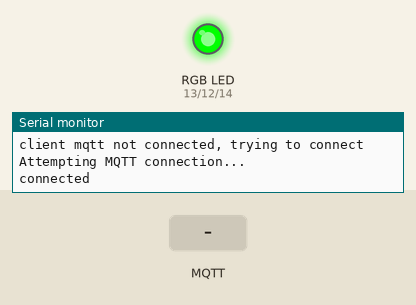
This sketch was run on a simulated ESP8266 (NodeMCU). Parts: an RGB LED mixed from three pins (HIGH = lit), the last lines printed to the serial monitor. The test bench sets the inputs (shaded band). WiFi joins after 1.5 s; servers stay silent unless stated; no MQTT or app messages arrive unless stated.

Above: at 5.2 s.
5.3 s: MQTT message "90" arrives on the first subscribed topic
At 16.9 s:
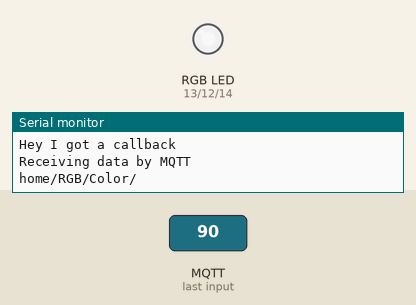
17.5 s: MQTT message "5" arrives on the first subscribed topic
At 17.9 s:
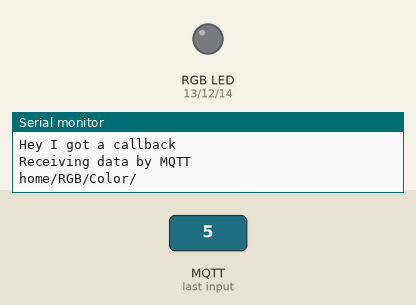
Timing chart, 0 to 20.5 s (numbered marks = the images above; inputs shaded):
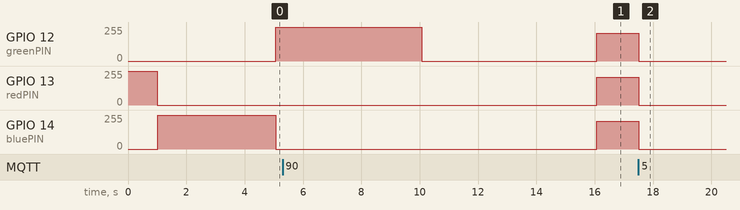

Measured:
- after the input at 5.3 s, GPIO 13 (redPIN), GPIO 14 (bluePIN): 0/255 → 208/255 after 10.8 s
- after the input at 17.5 s, GPIO 12 (greenPIN), GPIO 13 (redPIN), GPIO 14 (bluePIN): 208/255 → 0/255 at once

The sketch:

ESP_RGB.ino
```cpp
#include <ESP8266WiFi.h>
#include <PubSubClient.h>

// Update these with values suitable for your network.
#define wifi_ssid     "Internet SSID"
#define wifi_password "password123"
#define mqtt_server   "192.168.0.100"

// Debug on=1 / off=0
#define TRACE 1

#define PWM_VALUE 63
int gamma_table[PWM_VALUE+1] =
{
  0,    1,    1,    2,    4,    6,    9,    13,
  16,   21,   26,   31,   37,   44,   51,   58,
  66,   74,   84,   93,   103,  114,  125,  136,
  148,  161,  174,  188,  202,  217,  232,  248,
  264,  281,  298,  316,  334,  353,  372,  392,
  412,  433,  455,  477,  499,  522,  545,  569,
  594,  619,  644,  670,  697,  724,  752,  780,
  808,  837,  867,  897,  928,  959,  991,  1023
};

// RGB FET
#define redPIN   13 // D7
#define greenPIN 12 // D6
#define bluePIN  14 // D5

//adding this to bypass to problem of the arduino builder issue 50
void callback(char*topic, byte* payload,unsigned int length);
WiFiClient espClient;

// client parameters
PubSubClient client(mqtt_server, 1883, callback, espClient);

//MQTT last attemps reconnection number
long lastReconnectAttempt = 0;

// Flag to turn all LEDs on once after startup
boolean flag = true;

// Callback function, when the gateway receive an MQTT value on the topics subscribed this function is called
void callback(char* topic, byte* payload, unsigned int length) {
  // In order to republish this payload, a copy must be made
  // as the orignal payload buffer will be overwritten whilst
  // constructing the PUBLISH packet.
  trc("Hey I got a callback ");
  // Allocate the correct amount of memory for the payload copy
  byte* p = (byte*)malloc(length);
  // Copy the payload to the new buffer
  memcpy(p,payload,length);

  // Conversion to a printable string
  p[length] = '\0';
  String callbackstring = String((char *) p);
  String topicNameRec = String((char*) topic);

  //launch the function to treat received data
  receivingMQTT(topicNameRec,callbackstring);

  // Free the memory
  free(p);
}

void setup()
{
  //Launch serial for debugging purposes
  Serial.begin(9600);

  pinMode(redPIN,   OUTPUT);
  pinMode(greenPIN, OUTPUT);
  pinMode(bluePIN,  OUTPUT);

  analogWrite(redPIN,   1023);
  analogWrite(greenPIN, 0);
  analogWrite(bluePIN,  0);
  delay(1000);

  //Begining wifi connection
  setup_wifi();
  delay(1500);
  lastReconnectAttempt = 0;


}

void setup_wifi() {
  analogWrite(redPIN,   0);
  delay(20);
  // We start by connecting to a WiFi network
  trc("Connecting to ");
  trc(wifi_ssid);

  WiFi.begin(wifi_ssid, wifi_password);

  while (WiFi.status() != WL_CONNECTED) {
    analogWrite(bluePIN,   1023);
    delay(500);
    trc(".");
  }
  trc("WiFi connected");
}

boolean reconnect() {
  // Loop until we're reconnected
  while (!client.connected()) {
    trc("Attempting MQTT connection...");
    // Attempt to connect
    if (client.connect("WiFi_RGB")) {
    // Once connected, publish an announcement...
      client.publish("outTopic","hello world");
      trc("connected");
      analogWrite(redPIN,   0);
      analogWrite(greenPIN, 1023);
      analogWrite(bluePIN,   0);
      delay(5000);
      analogWrite(redPIN,   0);
      analogWrite(greenPIN, 0);
      analogWrite(bluePIN,   0);
    //Topic subscribed so as to get data
    String topicNameRec = String("home/RGB/Color/");
    //Subscribing to topic(s)
    subscribing(topicNameRec);
    } else {
      trc("failed, rc=");
      trc(String(client.state()));
      trc(" try again in 5 seconds");
      // Wait 5 seconds before retrying
      analogWrite(greenPIN, 0);
      analogWrite(redPIN,   1023);
      analogWrite(bluePIN,   0);
      delay(5000);
    }
  }
  return client.connected();
}

void loop()
{
  //MQTT client connection management
  if (!client.connected()) {
    long now = millis();
    if (now - lastReconnectAttempt > 5000) {
      lastReconnectAttempt = now;
      trc("client mqtt not connected, trying to connect");
      // Attempt to reconnect
      if (reconnect()) {
        lastReconnectAttempt = 0;
      }
    }
  } else {
    // MQTT loop
    if (flag == true){
      flag = false;
      delay(5000);
      analogWrite(greenPIN, 0);
      analogWrite(redPIN,   0);
      analogWrite(bluePIN,  0);
      delay(1000);
      analogWrite(greenPIN, 1023);
      analogWrite(redPIN,   1023);
      analogWrite(bluePIN,  1023);
    }
    client.loop();
  }
}

void subscribing(String topicNameRec){ // MQTT subscribing to topic
  char topicStrRec[26];
  topicNameRec.toCharArray(topicStrRec,26);
  // subscription to topic for receiving data
  boolean pubresult = client.subscribe(topicStrRec);
  if (pubresult) {
    trc("subscription OK to");
    trc(topicNameRec);
  }
}

void receivingMQTT(String topicNameRec, String callbackstring) {
  trc("Receiving data by MQTT");
  trc(topicNameRec);
  int c1 = callbackstring.indexOf(';');
  int c2 = callbackstring.indexOf(';',c1+1);

  int red = map(callbackstring.toInt(),0,100,0,PWM_VALUE);
  red = constrain(red,0,PWM_VALUE);
  int green = map(callbackstring.substring(c1+1,c2).toInt(),0,100,0,PWM_VALUE);
  green = constrain(green,0,PWM_VALUE);
  int blue = map(callbackstring.substring(c2+1).toInt(),0,100,0,PWM_VALUE);
  blue = constrain(blue,0,PWM_VALUE);

  red   = gamma_table[red];
  green = gamma_table[green];
  blue  = gamma_table[blue];


  analogWrite(redPIN,   red);
  analogWrite(greenPIN, green);
  analogWrite(bluePIN,  blue);
}

//send MQTT data dataStr to topic topicNameSend
//void sendMQTT(String topicNameSend, String dataStr){
//
//    char topicStrSend[26];
//    topicNameSend.toCharArray(topicStrSend,26);
//    char dataStrSend[200];
//    dataStr.toCharArray(dataStrSend,200);
//    boolean pubresult = client.publish(topicStrSend,dataStrSend);
//    trc("sending ");
//    trc(dataStr);
//    trc("to ");
//    trc(topicNameSend);
//
//}

//trace
void trc(String msg){
  if (TRACE) {
  Serial.println(msg);
  }
}
```
